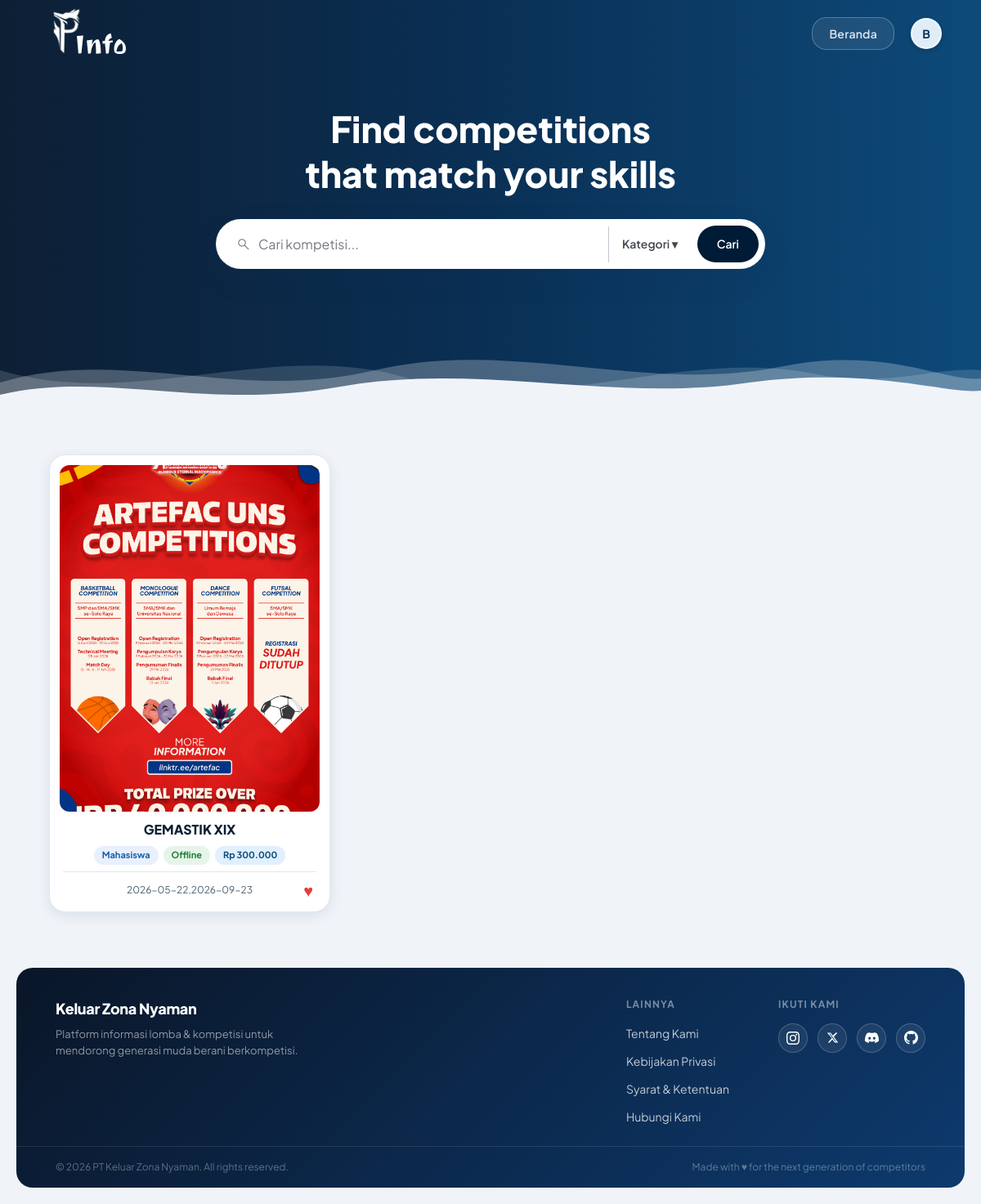
Screenshot of /pages/landing.php (signed in) with the database file from the repository.
### tables this page shows
CREATE TABLE `competitions` (
  `id` int(11) NOT NULL,
  `title` varchar(255) NOT NULL,
  `image` varchar(255) DEFAULT 'default.jpg',
  `pelaksanaan` varchar(100) DEFAULT NULL,
  `date_range` varchar(100) DEFAULT NULL,
  `target_peserta` varchar(100) DEFAULT NULL,
  `biaya` int(11) DEFAULT 0,
  `description` longtext DEFAULT NULL,
  `link_info` varchar(500) DEFAULT NULL
);

### pages/card_competition.php (the view, shortened to what this page needs)
<?php
$card_pelaksanaan = htmlspecialchars($row['pelaksanaan'] ?? $row['location'] ?? 'Online');
$card_target = htmlspecialchars($row['target_peserta'] ?? $row['target'] ?? 'Umum');
$card_biaya = isset($row['biaya']) && is_numeric($row['biaya']) && $row['biaya'] > 0
    ? 'Rp ' . number_format($row['biaya'], 0, ',', '.')
    : 'Gratis';
$is_saved = in_array((int)$row['id'], $saved_competitions ?? [], true);
?>
<div class="card" style="padding: 12px; display: flex; flex-direction: column; gap: 10px; cursor: pointer; height: 100%;" onclick="window.location.href='detail_lomba.php?id=<?php echo urlencode($row['id'] ?? $row['title']); ?>'">
    <img src="../Assets/images/<?php echo htmlspecialchars($row['image']); ?>"
         alt="<?php echo htmlspecialchars($row['title']); ?>"
         onerror="this.src='../Assets/images/logo_putih.svg'"
         style="width: 100%; aspect-ratio: 3/4; object-fit: cover; border-radius: 12px; display: block;">
    <div style="display: flex; flex-direction: column; gap: 8px; padding: 0 4px; flex-grow: 1;">
        <h3 style="font-size: 16px; font-weight: 800; color: #0d1f35; text-transform: uppercase; margin: 0; text-align: center;">
            <?php echo htmlspecialchars($row['title']); ?>
        </h3>
        <div style="margin-top: auto; display: flex; flex-direction: column; gap: 8px;">
            <div style="display: flex; flex-wrap: wrap; gap: 6px; justify-content: center;">
                <span style="font-size: 11px; font-weight: 700; padding: 3px 10px; border-radius: 20px; background: #e8f0fe; color: #185fa5;">
                    <?php echo $card_target; ?>
                </span>
                <span style="font-size: 11px; font-weight: 700; padding: 3px 10px; border-radius: 20px; background: #e6f4ea; color: #1e7e34;">
                    <?php echo $card_pelaksanaan; ?>
                </span>
                <span style="font-size: 11px; font-weight: 700; padding: 3px 10px; border-radius: 20px; background: #e0f0ff; color: #0d4a7a;">
                    <?php echo $card_biaya; ?>
                </span>
            </div>
            <hr style="border: none; border-top: 1px solid #e2e8f0; margin: 0;">
            <div style="display: grid; grid-template-columns: 1fr auto 1fr; align-items: center;">
                <span style="font-size: 12px; color: #4a6070;">
                    <?php echo htmlspecialchars($row['date_range']); ?>
                </span>
                <div style="display: flex; justify-content: flex-end;">
                    <button type="button" class="like-btn" onclick="event.stopPropagation(); toggleBookmark(<?php echo intval($row['id']); ?>, this);" style="background: none; border: none; cursor: pointer; font-size: 20px; color: <?php echo $is_saved ? '#e53e3e' : '#aaa'; ?>; padding: 4px; transition: color 0.2s; line-height: 1;"
                       onmouseover="this.style.color='#e53e3e'"
                       onmouseout="this.style.color='<?php echo $is_saved ? '#e53e3e' : '#aaa'; ?>'">
                        <?php echo $is_saved ? '♥' : '♡'; ?>
                    </button>
                </div>
            </div>
        </div>
        </div>
</div>

### pages/landing.php (shortened to what this page needs)
<?php
include "../config/koneksi.php";
$search     = trim($_GET['search'] ?? '');
$sql = "SELECT * FROM competitions WHERE 1=1";
$stmt = mysqli_prepare($koneksi, $sql);
mysqli_stmt_execute($stmt);
$result = mysqli_stmt_get_result($stmt);
$saved_competitions = [];
if (isset($_SESSION['status']) && $_SESSION['status'] === 'login') {
    $current_user = $_SESSION['username'] ?? $_SESSION['user_username'] ?? '';
    if ($current_user !== '') {
        $userStmt = mysqli_prepare($koneksi, "SELECT id FROM users WHERE username = ? LIMIT 1");
        if ($userStmt) {
            mysqli_stmt_bind_param($userStmt, "s", $current_user);
            mysqli_stmt_execute($userStmt);
            $userResult = mysqli_stmt_get_result($userStmt);
            $userRow = $userResult ? mysqli_fetch_assoc($userResult) : null;
            if ($userRow) {
                $user_id = $userRow['id'];
                $savedStmt = mysqli_prepare($koneksi, "SELECT competition_id FROM saved_competitions WHERE user_id = ?");
                if ($savedStmt) {
                    mysqli_stmt_bind_param($savedStmt, "i", $user_id);
                    mysqli_stmt_execute($savedStmt);
                    $savedResult = mysqli_stmt_get_result($savedStmt);
                    while ($savedRow = mysqli_fetch_assoc($savedResult)) {
                        $saved_competitions[] = (int)$savedRow['competition_id'];
                    }
                }
            }
        }
    }
}
?>
<!DOCTYPE html>
<html lang="id">
<head>
    <link rel="stylesheet" href="../Assets/css/landing.css?v=<?php echo time(); ?>">
    <link rel="stylesheet" href="../Assets/css/navbar.css?v=<?php echo time(); ?>">
    <link rel="stylesheet" href="../Assets/css/floating_search.css?v=<?php echo time(); ?>">
    <script src="https://cdn.tailwindcss.com"></script>
</head>
<body>
<?php include 'navbar.php'; ?>
<header class="hero">
    <div class="hero-content">
        <h1>Find competitions <br>that match your skills</h1>
        <form class="search-wrapper" method="GET" action="landing.php" id="filterForm">
            <div class="search-main-bar">
                <div class="search-box">
                    <span class="search-box-icon">search</span>
                    <input type="text" name="search" id="searchInput" placeholder="Cari kompetisi..." value="<?php echo htmlspecialchars($search); ?>">
                </div>
                <div class="category-dropdown">
                    <button type="button" class="btn-category-trigger" onclick="toggleCategoryPopup('categoryPopupHero')">
                        Kategori ▾
                    </button>
                </div>
                <button type="submit" class="btn-search-submit">Cari</button>
            </div>
        </form>
    </div>
    <div class="hero-wave">
    </div>
</header>
<section class="section">
    <div class="card-grid" id="cardGrid">
        <?php
        while ($row = mysqli_fetch_assoc($result)):
            include 'card_competition.php';
        endwhile;
        ?>
    </div>
</section>
<footer class="site-footer">
    <div class="footer-top">
        <div class="footer-brand-section">
            <div class="footer-brand-name">Keluar Zona Nyaman</div>
            <p class="footer-brand-tagline">Platform informasi lomba & kompetisi untuk mendorong generasi muda berani berkompetisi.</p>
        </div>
        <div class="footer-right-section">
            <div class="footer-links-col">
                <div class="footer-col-title">Lainnya</div>
                <ul class="footer-links">
                    <li><a href="#">Tentang Kami</a></li>
                    <li><a href="#">Kebijakan Privasi</a></li>
                    <li><a href="#">Syarat & Ketentuan</a></li>
                    <li><a href="#">Hubungi Kami</a></li>
                </ul>
            </div>
            <div class="footer-socials-col">
                <div class="footer-col-title">Ikuti Kami</div>
                <div class="footer-socials">
                    <a href="https://instagram.com/" target="_blank" class="footer-social-btn" title="Instagram">
                    </a>
                    <a href="https://twitter.com/" target="_blank" class="footer-social-btn" title="Twitter / X">
                        <svg width="15" height="15" viewBox="0 0 24 24" fill="currentColor"><path d="M18.244 2.25h3.308l-7.227 8.26 8.502 11.24H16.17l-4.714-6.231-5.401 6.231H2.744l7.737-8.835L1.254 2.25H8.08l4.253 5.622L18.244 2.25zm-1.161 17.52h1.833L7.084 4.126H5.117z"/></svg>
                    </a>
                    <a href="https://discord.com/" target="_blank" class="footer-social-btn" title="Discord">
                    </a>
                    <a href="https://github.com/" target="_blank" class="footer-social-btn" title="GitHub">
                    </a>
                </div>
            </div>
        </div>
    </div>
    <div class="footer-bottom">
        <span>&copy; <?= date('Y') ?> PT Keluar Zona Nyaman. All rights reserved.</span>
        <span>Made with ♥ for the next generation of competitors</span>
    </div>
</footer>
</body>
</html>

### Assets/css/landing.css (style rules this page uses)
*, *::before, *::after { margin: 0; padding: 0; box-sizing: border-box; }
body { font-family: "Plus Jakarta Sans", sans-serif; background: #f0f4f9; color: #1a2a3a; }
.hero { background: linear-gradient(90deg, #0d1f35 0%, #0a3055 50%, #0d4a7a 100%); color: white; padding-bottom: 0; margin-top: -1px; }
.hero-content { text-align: center; padding: 50px 20px 20px; }
.hero-content h1 { font-size: clamp(26px, 4vw, 44px); font-weight: 800; line-height: 1.25; }
.hero-wave { line-height: 0; margin-top: 10px; margin-bottom: -2px; }
.hero-wave svg { display: block; width: 100%; height: 120px; transform: translateY(3px); position: relative; z-index: 10; }
.search-wrapper { margin-top: 28px; display: flex; flex-direction: column; align-items: center; gap: 16px; }
.search-main-bar { width: 100%; max-width: 672px; background: #ffffff; border-radius: 9999px; padding: 8px; display: flex; align-items: center; box-shadow: 0 12px 32px rgba(13, 48, 85, 0.15); transition: box-shadow 0.25s; }
.search-box { flex: 1; display: flex; align-items: center; padding-left: 16px; border-right: 1px solid #c3c6cf; padding-right: 16px; gap: 8px; }
.search-box::before { display: none; }
.search-box-icon { font-size: 20px; color: #73777f; flex-shrink: 0; font-family: 'Material Symbols Outlined'; font-weight: 300; }
.search-box input { width: 100%; border: none; background: transparent; font-size: 16px; font-family: inherit; color: #0c1d2c; padding: 10px 0; outline: none; box-shadow: none; }
.search-box input::placeholder { color: #73777f; }
.category-dropdown { position: relative; display: inline-block; }
.btn-category-trigger { display: inline-flex; align-items: center; gap: 4px; padding: 12px 16px; font-size: 14px; font-weight: 600; font-family: inherit; color: #43474e; background: transparent; border: none; cursor: pointer; white-space: nowrap; transition: opacity 0.2s; }
.btn-search-submit { background: #001b36; color: #ffffff; border: none; border-radius: 9999px; padding: 12px 24px; font-size: 14px; font-weight: 600; font-family: inherit; cursor: pointer; margin-left: 8px; transition: background 0.25s, transform 0.25s; flex-shrink: 0; }
.section { padding: 48px 60px; }
.card-grid { display: grid; grid-template-columns: repeat(auto-fill, minmax(260px, 1fr)); gap: 24px; }
.card { background: white; border-radius: 20px; padding: 12px; display: flex; flex-direction: column; gap: 10px; box-shadow: 0 4px 16px rgba(13, 48, 85, 0.1); border: 1px solid #e2e8f0; transition: transform 0.25s, box-shadow 0.25s; }
.card img { width: 100%; aspect-ratio: 3 / 4; object-fit: cover; border-radius: 12px; display: block; }
.site-footer { background: linear-gradient(135deg, #0a1628, #0d3a6e); color: white; margin: 20px; border-radius: 20px; overflow: hidden; }
.footer-top { display: flex; justify-content: space-between; align-items: flex-start; flex-wrap: wrap; gap: 40px; padding: 36px 48px 24px; border-bottom: 1px solid rgba(255, 255, 255, 0.1); }
.footer-brand-section { max-width: 300px; }
.footer-brand-name { font-size: 18px; font-weight: 800; letter-spacing: -0.3px; margin-bottom: 8px; }
.footer-brand-tagline { font-size: 13px; color: rgba(255, 255, 255, 0.55); line-height: 1.6; }
.footer-right-section { display: flex; gap: 60px; flex-wrap: wrap; }
.footer-socials { display: flex; gap: 12px; }
.footer-social-btn { width: 36px; height: 36px; border-radius: 50%; border: 1px solid rgba(255, 255, 255, 0.2); background: rgba(255, 255, 255, 0.07); display: flex; align-items: center; justify-content: center; text-decoration: none; color: white; transition: background 0.2s, border-color 0.2s, transform 0.2s; }
.footer-col-title { font-size: 12px; font-weight: 700; letter-spacing: 1.2px; text-transform: uppercase; color: rgba(255, 255, 255, 0.45); margin-bottom: 14px; }
.footer-links { display: flex; flex-direction: column; gap: 10px; list-style: none; }
.footer-links a { font-size: 14px; color: rgba(255, 255, 255, 0.75); text-decoration: none; transition: color 0.2s; }
.footer-bottom { display: flex; align-items: center; justify-content: space-between; padding: 16px 48px; font-size: 12px; color: rgba(255, 255, 255, 0.35); flex-wrap: wrap; gap: 8px; }

### Assets/css/navbar.css (style rules this page uses)
:root { --btn-h: 40px; --btn-radius: 18px; --btn-font-size: 14px; --btn-font-weight: 600; --btn-px: 20px; --btn-transition: background 0.2s ease, color 0.2s ease, border-color 0.2s ease, box-shadow 0.2s ease, transform 0.15s ease; --avatar-size: 38px; --avatar-font-size: 14px; }

### rows the page displays
competitions: $row['id'] 1 (drawn), image (picture), title "GEMASTIK XIX", target_peserta "Mahasiswa", pelaksanaan "Offline", biaya "Rp 300.000", date_range "2026-05-22,2026-09-23"

### other values shown
$initial "B"
